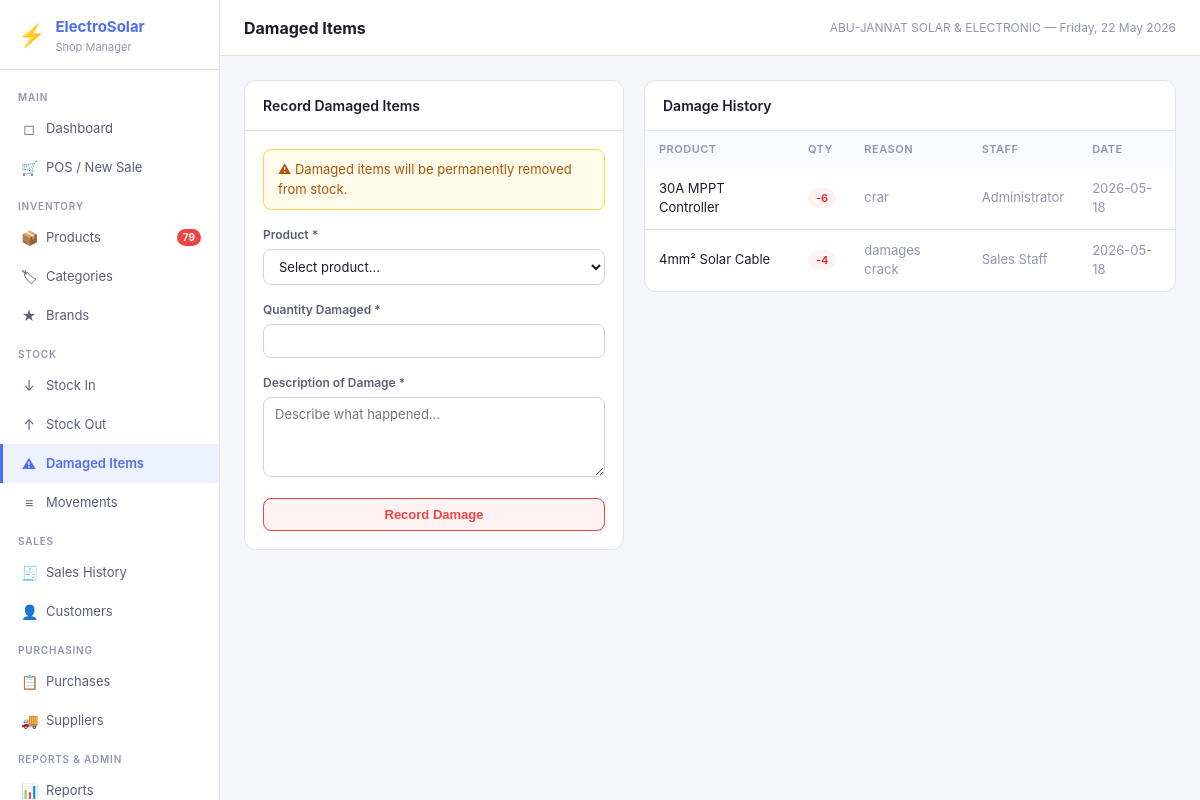
Screenshot of /stock/damaged (signed in) with the database file from the repository.
### tables this page shows
CREATE TABLE settings (
            key TEXT PRIMARY KEY,
            value TEXT
        );

CREATE TABLE stock_movements (
            id INTEGER PRIMARY KEY AUTOINCREMENT,
            product_id INTEGER NOT NULL REFERENCES products(id),
            movement_type TEXT NOT NULL,
            quantity INTEGER NOT NULL,
            reason TEXT,
            reference_id INTEGER,
            reference_type TEXT,
            user_id INTEGER NOT NULL REFERENCES users(id),
            created_at TEXT NOT NULL DEFAULT (datetime('now'))
        );

CREATE TABLE products (
            id INTEGER PRIMARY KEY AUTOINCREMENT,
            name TEXT NOT NULL,
            sku TEXT UNIQUE NOT NULL,
            category_id INTEGER REFERENCES categories(id),
            brand_id INTEGER REFERENCES brands(id),
            model_number TEXT,
            wattage REAL,
            voltage REAL,
            amperage REAL,
            capacity TEXT,
            warranty TEXT,
            cost_price REAL NOT NULL DEFAULT 0,
            selling_price REAL NOT NULL DEFAULT 0,
            quantity INTEGER NOT NULL DEFAULT 0,
            reorder_level INTEGER NOT NULL DEFAULT 5,
            unit TEXT NOT NULL DEFAULT 'piece',
            description TEXT,
            is_active INTEGER NOT NULL DEFAULT 1,
            created_at TEXT NOT NULL DEFAULT (datetime('now')),
            updated_at TEXT NOT NULL DEFAULT (datetime('now'))
        );

CREATE TABLE users (
            id INTEGER PRIMARY KEY AUTOINCREMENT,
            username TEXT UNIQUE NOT NULL,
            password_hash TEXT NOT NULL,
            full_name TEXT NOT NULL,
            role TEXT NOT NULL DEFAULT 'staff',
            is_active INTEGER NOT NULL DEFAULT 1,
            created_at TEXT NOT NULL DEFAULT (datetime('now'))
        );

### app.py (the view, shortened to what this page needs)
@app.route('/stock/damaged', methods=['GET','POST'])
@login_required
def stock_damaged():
    prods = query("SELECT * FROM products WHERE is_active=1 ORDER BY name")
    history = query("""SELECT sm.*,p.name product_name,u.full_name user_name
        FROM stock_movements sm JOIN products p ON sm.product_id=p.id JOIN users u ON sm.user_id=u.id
        WHERE sm.movement_type='damaged' ORDER BY sm.created_at DESC LIMIT 30""")
    return render_template('stock_damaged.html', products=prods, history=history)

### app.py (called while the page is built)
def get_db():
    if 'db' not in g:
        g.db = sqlite3.connect(DB_PATH)
        g.db.row_factory = sqlite3.Row
        g.db.execute("PRAGMA foreign_keys = ON")
        g.db.execute("PRAGMA journal_mode = WAL")
    return g.db

def query(sql, args=(), one=False):
    cur = get_db().execute(sql, args)
    rv = cur.fetchall()
    return (rv[0] if rv else None) if one else rv

def login_required(f):
    @wraps(f)
    def decorated(*args, **kwargs):
        if 'user_id' not in session:
            return redirect(url_for('login'))
        return f(*args, **kwargs)
    return decorated

def current_user():
    return {'id': session.get('user_id'), 'username': session.get('username'),
            'full_name': session.get('full_name'), 'role': session.get('role')}

def get_settings():
    rows = query("SELECT key, value FROM settings")
    return {r['key']: r['value'] for r in rows}

@app.context_processor
def inject_globals():
    s = get_settings() if 'user_id' in session else {}
    low_stock = 0
    if 'user_id' in session:
        r = query("SELECT COUNT(*) as c FROM products WHERE is_active=1 AND quantity <= reorder_level", one=True)
        low_stock = r['c'] if r else 0
    return dict(settings=s, current_user=current_user(), low_stock_count=low_stock,
                now=datetime.now())

### templates/stock_damaged.html (shortened to what this page needs)
{% extends 'base.html' %}{% block title %}Damaged Items{% endblock %}{% block page_title %}Damaged Items{% endblock %}
{% block content %}
<div style="display:grid;grid-template-columns:380px 1fr;gap:20px;align-items:start;">
  <div class="card">
    <div class="card-header"><h3>Record Damaged Items</h3></div>
    <div class="card-body">
      <div class="alert alert-warning" style="margin-bottom:16px;">⚠ Damaged items will be permanently removed from stock.</div>
      <form method="POST">
        <div class="form-group"><label>Product *</label>
          <select name="product_id" required onchange="updateStock(this)">
            <option value="">Select product...</option>
          </select>
        </div>
        <div class="form-group"><label>Quantity Damaged *</label><input type="number" name="quantity" min="1" required></div>
        <div class="form-group"><label>Description of Damage *</label><textarea name="reason" required placeholder="Describe what happened..."></textarea></div>
        <button type="submit" class="btn btn-danger" style="width:100%;justify-content:center;">Record Damage</button>
      </form>
    </div>
  </div>
  <div class="card">
    <div class="card-header"><h3>Damage History</h3></div>
    <div class="table-wrap"><table><thead><tr><th>Product</th><th>Qty</th><th>Reason</th><th>Staff</th><th>Date</th></tr></thead>
    <tbody>{% for m in history %}<tr>
      <td>{{ m.product_name }}</td><td><span class="badge badge-danger">-{{ m.quantity }}</span></td>
      <td class="text-muted">{{ m.reason }}</td><td class="text-muted">{{ m.user_name }}</td><td class="text-muted">{{ m.created_at[:10] }}</td>
    </tr>{% else %}<tr><td colspan="5" style="text-align:center;padding:24px;color:var(--text3);">No damage records</td></tr>{% endfor %}</tbody>
    </table></div>
  </div>
</div>
{% endblock %}

### templates/base.html (shortened to what this page needs)
<!DOCTYPE html>
<html lang="en">
<head>
<link rel="stylesheet" href="{{ url_for('static', filename='css/style.css') }}">
</head>
<body>
<div class="app-shell">
  <aside class="sidebar">
    <div class="sidebar-logo">
      <div class="logo-icon">⚡</div>
      <div>
        <h1>ElectroSolar</h1>
        <p>Shop Manager</p>
      </div>
    </div>
    <nav class="sidebar-nav">
      <div class="nav-section">Main</div>
      <a href="{{ url_for('dashboard') }}" class="nav-item {% if request.endpoint=='dashboard' %}active{% endif %}">
        <span class="nav-icon">◻</span> Dashboard
      </a>
      <a href="{{ url_for('pos') }}" class="nav-item {% if request.endpoint=='pos' %}active{% endif %}">
        <span class="nav-icon">🛒</span> POS / New Sale
      </a>
      <div class="nav-section">Inventory</div>
      <a href="{{ url_for('products') }}" class="nav-item {% if request.endpoint=='products' %}active{% endif %}">
        <span class="nav-icon">📦</span> Products
        {% if low_stock_count > 0 %}<span class="nav-badge">{{ low_stock_count }}</span>{% endif %}
      </a>
      <a href="{{ url_for('categories') }}" class="nav-item {% if request.endpoint=='categories' %}active{% endif %}">
        <span class="nav-icon">🏷</span> Categories
      </a>
      <a href="{{ url_for('brands') }}" class="nav-item {% if request.endpoint=='brands' %}active{% endif %}">
        <span class="nav-icon">★</span> Brands
      </a>
      <div class="nav-section">Stock</div>
      <a href="{{ url_for('stock_in') }}" class="nav-item {% if request.endpoint=='stock_in' %}active{% endif %}">
        <span class="nav-icon">↓</span> Stock In
      </a>
      <a href="{{ url_for('stock_out') }}" class="nav-item {% if request.endpoint=='stock_out' %}active{% endif %}">
        <span class="nav-icon">↑</span> Stock Out
      </a>
      <a href="{{ url_for('stock_damaged') }}" class="nav-item {% if request.endpoint=='stock_damaged' %}active{% endif %}">
        <span class="nav-icon">⚠</span> Damaged Items
      </a>
      <a href="{{ url_for('stock_movements') }}" class="nav-item {% if request.endpoint=='stock_movements' %}active{% endif %}">
        <span class="nav-icon">≡</span> Movements
      </a>
      <div class="nav-section">Sales</div>
      <a href="{{ url_for('sales') }}" class="nav-item {% if request.endpoint in ['sales','sale_detail'] %}active{% endif %}">
        <span class="nav-icon">🧾</span> Sales History
      </a>
      <a href="{{ url_for('customers') }}" class="nav-item {% if request.endpoint in ['customers','customer_history'] %}active{% endif %}">
        <span class="nav-icon">👤</span> Customers
      </a>
      <div class="nav-section">Purchasing</div>
      <a href="{{ url_for('purchases') }}" class="nav-item {% if request.endpoint in ['purchases','purchase_detail'] %}active{% endif %}">
        <span class="nav-icon">📋</span> Purchases
      </a>
      <a href="{{ url_for('suppliers') }}" class="nav-item {% if request.endpoint=='suppliers' %}active{% endif %}">
        <span class="nav-icon">🚚</span> Suppliers
      </a>
      <div class="nav-section">Reports & Admin</div>
      <a href="{{ url_for('reports') }}" class="nav-item {% if request.endpoint=='reports' %}active{% endif %}">
        <span class="nav-icon">📊</span> Reports
      </a>
    </nav>
  </aside>
  <div class="main-area">
    <header class="topbar">
      <h2>{% block page_title %}{% endblock %}</h2>
      <span class="topbar-meta">{{ settings.get('shop_name','ElectroSolar') }} — {{ now.strftime('%A, %d %B %Y') }}</span>
    </header>
    <main class="page-content">
      {% block content %}{% endblock %}
    </main>
  </div>
</div>
</body>
</html>

### rows the page displays
settings: get "ABU-JANNAT SOLAR & ELECTRONIC"
stock_movements: product_name "30A MPPT Controller", quantity "6", reason "crar", user_name "Administrator", created_at "2026-05-18"
stock_movements: product_name "4mm² Solar Cable", quantity "4", reason "damages crack", user_name "Sales Staff", created_at "2026-05-18"

### other values shown
{{ low_stock_count }} "79"
